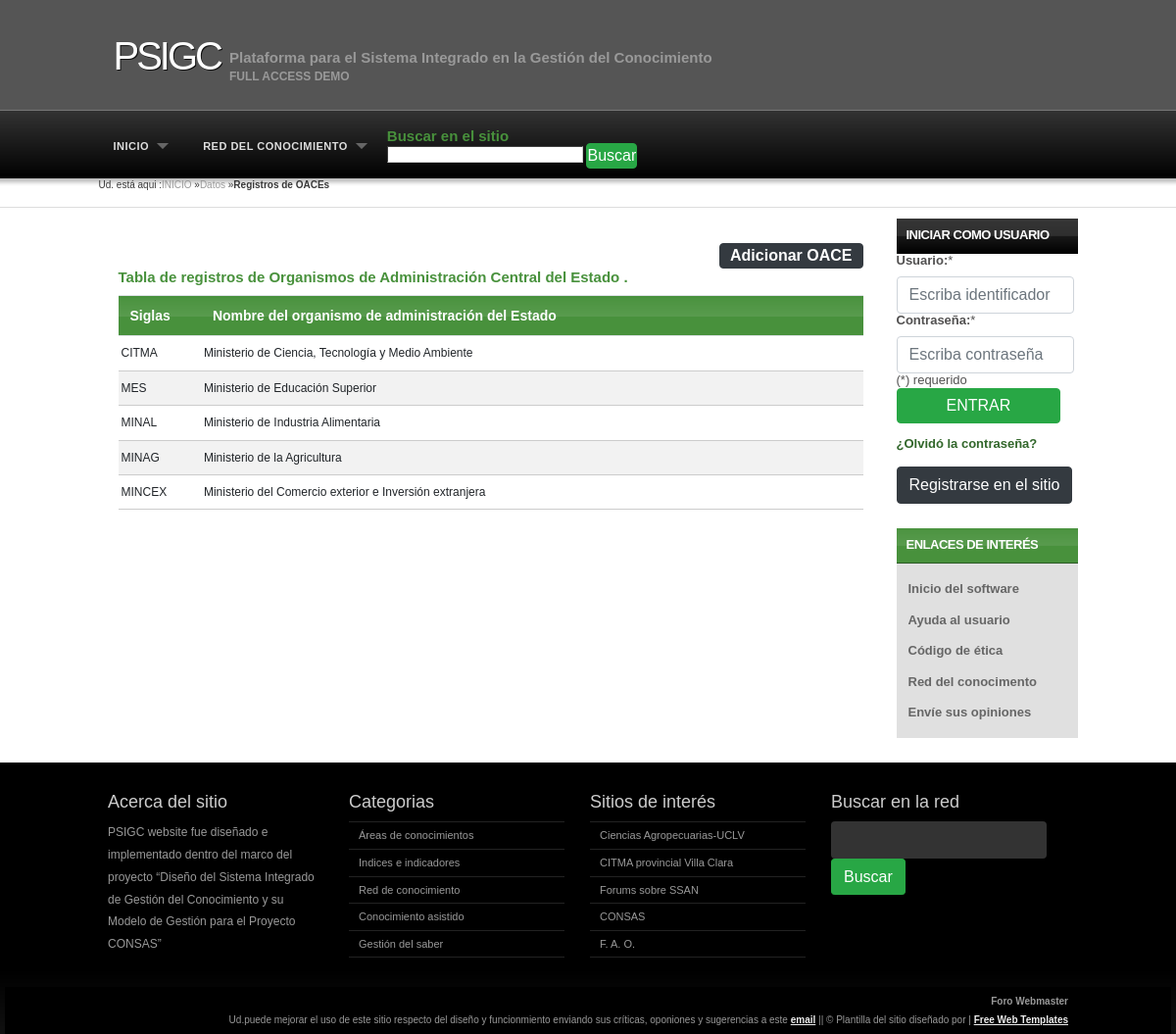
Screenshot of /url_basesdatos/url_oacebd/ with the database file from the repository.
### psigcmod/models.py (models this page shows, shortened)
class Oace(models.Model):
    idoace = models.AutoField(primary_key=True)
    siglas = models.CharField(max_length=10, verbose_name="Siglas", unique=True)
    nombreoace = models.CharField(max_length=60, verbose_name="Nombre del Organismo de Administración Central del Estado", unique=True)
    class Meta:
        verbose_name = 'Organismo del Estado'
        verbose_name_plural = 'Organismos del Estado'
        ordering = ['nombreoace']
        db_table ='oace'

### psigcmod/views.py (the view)
# urls.py: path('url_oacebd/', views.vista_oacebd, name='url_oacebd'),
def vista_oacebd(request):
    oace = Oace.objects.all()
    return render(request, "psigcmod/bdoaces.html", {'oacedata':oace})

### psigcmod/templates/psigcmod/bdoaces.html
{% extends 'psigchom/base.html' %}
{% load static %}
{% load crispy_forms_tags %}
{% block content %}
<body class="noheader">
    <div id="breadcrumbs">
        <span>Ud. está aqui :</span><a href="index.html">INICIO</a> &raquo;<a href="{% url 'url_basesdatos'%}">Datos</a> &raquo;<strong>Registros de OACEs</strong></span>
    </div>
    <div id="content"><br>
        {% include 'psigcmod/tableoaces.html' %}
    </div>
</body>
{%endblock%}

### psigcmod/templates/psigcmod/tableoaces.html (shortened to what this page needs)
<div class="card-body">
    {% if 'url_oacebd' in request.path %}
        <div  style="text-align: right"><a style="padding: 0px 10px" id="" class="btn btn-dark" href="{% url 'url_adioace' %}" role="button"><strong>Adicionar OACE</strong></a></div>
    {% endif %}
    {% if oacedata %}
        <h4><strong> Tabla de registros de Organismos de Administración Central del Estado .</strong></h4>
        <div class="table table-striped table-hover table-reponsive-sm">
            <table >
                <tr>
                    <th style="width: 10%">Siglas</th>
                    <th style="width: 80%">Nombre del organismo de administración del Estado</th>
                </tr>
                {% for oace in oacedata %}
                    <tr>
                        <td style="padding: 10px 3px"><p>{{oace.siglas}}</p></td>
                        <td style="padding: 10px 3px"><p>{{oace.nombreoace}}</p></td>
                    </tr>
                {% endfor%}
            </table>
        </div>
    {% else %}
        <div class="card-body" align="center" style="width:70%; margin: auto">
            <div class="alert alert-primary alert-dismissible fade show" role="alert"><strong> No existen OACES registrados en la PSIGC.</strong></div>
        </div>
    {% endif %}
</div>

### psigchom/static/psigchom/styles.css (style rules this page uses)
body { background: #FFF url('images/body-single.png') repeat-x scroll top left; margin:0; padding:0; font-family: Verdana, Geneva, sans-serif; font-size: 13px; color: rgb(82, 81, 81); }
body.noheader { background: #FFF url('images/body-noheader.png') repeat-x scroll top left; }
* { margin:0; padding:0; }
table { width: 100%; text-align: left; font-family: Verdana, Geneva, sans-serif; }
th, td { padding: 0px 0px; }
th { color: #fff; font-size: 14px; background: #48913C url(images/h4.png) repeat-x scroll center center; }
td { border-bottom: 1px solid #ccc; }
tr { padding:0px 0px; }
td p { line-height: 1.2em; margin-bottom: 0px; font-size: 12px; }
p { line-height: 1.9em; margin-bottom: 0px; font-size: 12px; }
a { color: #32672B; }
h4 { padding-bottom: 10px; font-size: 15px; color: #48913C; }
#breadcrumbs { color: #383838; font-size: 10px; height: 30px; padding-top: 0px; }
#breadcrumbs a { color: #999; }
#content { float: left; width: 800px; overflow: hidden; scroll-behavior: auto; }

### rows the page displays
Oace: siglas "CITMA", nombreoace "Ministerio de Ciencia, Tecnología y Medio Ambiente"
Oace: siglas "MES", nombreoace "Ministerio de Educación Superior"
Oace: siglas "MINAL", nombreoace "Ministerio de Industria Alimentaria"
Oace: siglas "MINAG", nombreoace "Ministerio de la Agricultura"
Oace: siglas "MINCEX", nombreoace "Ministerio del Comercio exterior e Inversión extranjera"
